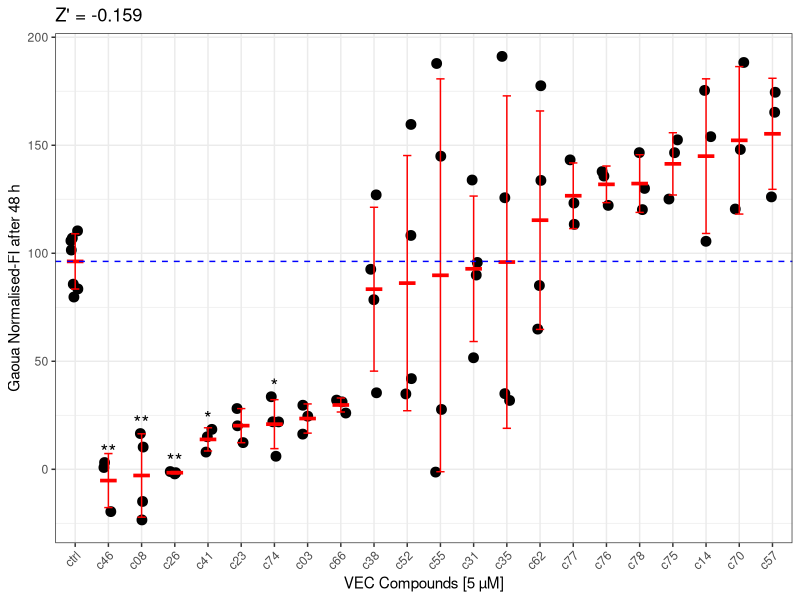

Source code (R):

    library(dplyr)
    library(tidyr)
    library(ggplot2)
    library(broom)
    library(purrr)
    library(tibble)
    library(tidyverse)
    library(emmeans)
     
      
         vec_list <- list(
           c03 = c(16.27260827,
                   29.67326548,
                   24.5758863
           ),
           c08 = c(-14.87804226,
                   -23.41641955,
                   16.55045283,
                   10.29895007
           ),
           c14 = c(105.5248324,
                   153.9552777,
                   175.3920547
           ),
           c23 = c(20.13037322,
                   12.36141166,
                   28.14512035
           ),
           c26 = c(-1.060618204,
                   -2.107878496,
                   -1.552189362
           ),
           c31 = c(51.64435895,
                   89.9334776,
                   95.75752718,
                   133.9077235
           ),
           c35 = c(31.87464935,
                   125.7006225,
                   35.01643023,
                   191.1223318
           ),
           c38 = c(35.40113809,
                   78.50979135,
                   127.0257273,
                   92.58368732
           ),
           c41 = c(7.969330234,
                   15.0543667,
                   18.4953648
           ),
           c46 = c(-19.59071358,
                   0.82017579,
                   3.128422965
           ),
           c52 = c(41.97323074,
                   108.2391601,
                   34.89888061,
                   159.6297187
           ),
           c55 = c(-1.285031124,
                   27.71766717,
                   144.9253293,
                   187.8416286
           ),
           c57 = c(126.0960167,
                   165.2721007,
                   174.526462
           ), 
           c62 = c(64.89540755,
                   85.07119767,
                   133.7260559,
                   177.5506933
           ),
           c66 = c(26.0612861,
                   32.04563063,
                   31.21209693
           ),   
           c70 = c(148.0350512,
                   120.464321,
                   188.3225134
           ), 
           ctrl = c(85.70169111,
                    107.0209185,
                    101.4853998,
                    105.7919906,
                    83.5045499,
                    110.3677521,
                    79.72926224),
         c74 = c(6.02241107,
                 21.96585696,
                 22.01398812,
                 33.59554787
         ),
         c75 = c(125.1079191,
                 152.5186132,
                 146.5503497
         ),
         c76 = c(135.7388885,
                 122.1839513,
                 137.7874709
         ),
         c77 = c(123.2247875,
                 143.2292998,
                 113.4180642
         ),
         c78 = c(146.5954727,
                 130.0082725,
                 120.1955328
         )
         )
      
         neg_ctrl <- c(-11.23561706,
                       -2.821689103,
                       -0.646762428,
                       2.367451305,
                       -32.79634528,
                       8.517004622,
                       22.53746894,
                       38.89823943
                       
         )
         pos_ctrl <- c(83.5045499,
                       126.3984357,
                       110.3677521,
                       79.72926224,
                       85.70169111,
                       107.0209185,
                       101.4853998,
                       105.7919906)         
         
         # ---------------------------
         # 2. DataFrame
         # ---------------------------
         df <- bind_rows(lapply(names(vec_list), function(name) {
           data.frame(
             Compound = name,
             Wert = vec_list[[name]]
           )
         }))
         
         # Mittelwerte berechnen (ohne Kontrolle)
         mittelwerte <- df %>%
           filter(Compound != "ctrl") %>%
           group_by(Compound) %>%
           summarise(mean = mean(Wert), .groups = "drop") %>%
           arrange(mean)
         
         # Kontrolle immer links, Rest nach Mittelwert
         levels_order <- c("ctrl", mittelwerte$Compound)
         
         df$Compound <- factor(df$Compound, levels = levels_order)
         
         ctrl_mean <- mean(vec_list$ctrl)
         # ---------------------------
         # One-way ANOVA
         # ---------------------------
         anova_model <- aov(Wert ~ Compound, data = df)
         
         # ANOVA-Tabelle
         summary(anova_model)
         
         # ---------------------------
         # Post-hoc: Dunnett-Test
         # ---------------------------
         emm <- emmeans(anova_model, "Compound")
         
         dunnett <- contrast(
           emm,
           method = "trt.vs.ctrl",
           ref = "ctrl",
           adjust = "dunnett"
         )
         
         stats <- summary(dunnett) %>%
           as.data.frame() %>%
           mutate(
             Compound = sub(" - ctrl", "", contrast),
             sig = case_when(
               p.value < 0.001 ~ "***",
               p.value < 0.01  ~ "**",
               p.value < 0.05  ~ "*",
               TRUE ~ NA_character_
             )
           ) %>%
           filter(!is.na(sig))
         
         stats$Compound <- factor(stats$Compound,
                                  levels = levels(df$Compound))
         
         stats$y_pos <- sapply(as.character(stats$Compound), function(x) {
           max(df$Wert[df$Compound == x]) + 5
         })
         
         # ---------------------------
         # Z'-Faktor
         # ---------------------------
         z_prime <- 1 - (3 * (sd(pos_ctrl) + sd(neg_ctrl))) /
           abs(mean(pos_ctrl) - mean(neg_ctrl))
         
         # ---------------------------
         # Plot
         # ---------------------------
         ggplot(df, aes(x = Compound, y = Wert)) +
           geom_jitter(width = 0.15, size = 3) +
           stat_summary(fun = mean,
                        geom = "crossbar",
                        width = 0.5,
                        colour = "red") +
           stat_summary(fun.data = mean_sdl,
                        fun.args = list(mult = 1),
                        geom = "errorbar",
                        width = 0.25,
                        colour = "red") +
           geom_text(data = stats,
                     aes(x = Compound,
                         y = y_pos,
                         label = sig),
                     size = 5) +
           geom_hline(yintercept = ctrl_mean,
                      linetype = "dashed",
                      colour = "blue") +
           labs(x = "VEC Compounds [5 µM]",
                y = "Gaoua Normalised-FI after 48 h",
                title = paste0("Z' = ", round(z_prime, 3))) +
           theme_bw() +
           theme(axis.text.x = element_text(angle = 45, hjust = 1))
